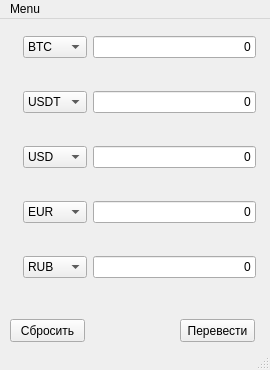
<?xml version="1.0" encoding="UTF-8"?>
<ui version="4.0">
 <class>MainWindow</class>
 <widget class="QMainWindow" name="MainWindow">
  <property name="enabled">
   <bool>true</bool>
  </property>
  <property name="geometry">
   <rect>
    <x>0</x>
    <y>0</y>
    <width>270</width>
    <height>370</height>
   </rect>
  </property>
  <property name="windowTitle">
   <string>EzConv</string>
  </property>
  <property name="windowIcon">
   <iconset theme="bitcoin">
    <normalon>../../.designer/backup/Bitcoin.svg.png</normalon>
   </iconset>
  </property>
  <widget class="QWidget" name="centralwidget">
   <property name="maximumSize">
    <size>
     <width>270</width>
     <height>329</height>
    </size>
   </property>
   <widget class="QWidget" name="gridLayoutWidget">
    <property name="geometry">
     <rect>
      <x>10</x>
      <y>-10</y>
      <width>246</width>
      <height>301</height>
     </rect>
    </property>
    <layout class="QGridLayout" name="gridLayout">
     <item row="0" column="0">
      <widget class="QLabel" name="img1">
       <property name="text">
        <string/>
       </property>
       <property name="alignment">
        <set>Qt::AlignCenter</set>
       </property>
      </widget>
     </item>
     <item row="1" column="0">
      <widget class="QLabel" name="img2">
       <property name="text">
        <string/>
       </property>
      </widget>
     </item>
     <item row="0" column="2">
      <widget class="QComboBox" name="currency1">
       <item>
        <property name="text">
         <string>BTC</string>
        </property>
       </item>
       <item>
        <property name="text">
         <string>USDT</string>
        </property>
       </item>
       <item>
        <property name="text">
         <string>USD</string>
        </property>
       </item>
       <item>
        <property name="text">
         <string>EUR</string>
        </property>
       </item>
       <item>
        <property name="text">
         <string>RUB</string>
        </property>
       </item>
       <item>
        <property name="text">
         <string>AED</string>
        </property>
       </item>
       <item>
        <property name="text">
         <string>CNY</string>
        </property>
       </item>
       <item>
        <property name="text">
         <string>JPY</string>
        </property>
       </item>
       <item>
        <property name="text">
         <string>KZT</string>
        </property>
       </item>
      </widget>
     </item>
     <item row="2" column="0">
      <widget class="QLabel" name="img3">
       <property name="text">
        <string/>
       </property>
       <property name="alignment">
        <set>Qt::AlignCenter</set>
       </property>
      </widget>
     </item>
     <item row="4" column="0">
      <widget class="QLabel" name="img5">
       <property name="text">
        <string/>
       </property>
       <property name="alignment">
        <set>Qt::AlignCenter</set>
       </property>
      </widget>
     </item>
     <item row="3" column="0">
      <widget class="QLabel" name="img4">
       <property name="text">
        <string/>
       </property>
       <property name="alignment">
        <set>Qt::AlignCenter</set>
       </property>
      </widget>
     </item>
     <item row="2" column="3">
      <widget class="QLineEdit" name="lineEdit_5">
       <property name="inputMethodHints">
        <set>Qt::ImhDigitsOnly</set>
       </property>
       <property name="text">
        <string notr="true">0</string>
       </property>
       <property name="frame">
        <bool>true</bool>
       </property>
       <property name="alignment">
        <set>Qt::AlignRight|Qt::AlignTrailing|Qt::AlignVCenter</set>
       </property>
      </widget>
     </item>
     <item row="3" column="3">
      <widget class="QLineEdit" name="lineEdit_6">
       <property name="inputMethodHints">
        <set>Qt::ImhDigitsOnly</set>
       </property>
       <property name="text">
        <string>0</string>
       </property>
       <property name="alignment">
        <set>Qt::AlignRight|Qt::AlignTrailing|Qt::AlignVCenter</set>
       </property>
      </widget>
     </item>
     <item row="4" column="3">
      <widget class="QLineEdit" name="lineEdit_7">
       <property name="inputMethodHints">
        <set>Qt::ImhDigitsOnly</set>
       </property>
       <property name="text">
        <string>0</string>
       </property>
       <property name="alignment">
        <set>Qt::AlignRight|Qt::AlignTrailing|Qt::AlignVCenter</set>
       </property>
      </widget>
     </item>
     <item row="0" column="3">
      <widget class="QLineEdit" name="lineEdit_9">
       <property name="inputMethodHints">
        <set>Qt::ImhDigitsOnly</set>
       </property>
       <property name="text">
        <string>0</string>
       </property>
       <property name="alignment">
        <set>Qt::AlignRight|Qt::AlignTrailing|Qt::AlignVCenter</set>
       </property>
      </widget>
     </item>
     <item row="1" column="3">
      <widget class="QLineEdit" name="lineEdit_8">
       <property name="contextMenuPolicy">
        <enum>Qt::DefaultContextMenu</enum>
       </property>
       <property name="autoFillBackground">
        <bool>false</bool>
       </property>
       <property name="inputMethodHints">
        <set>Qt::ImhDigitsOnly</set>
       </property>
       <property name="text">
        <string>0</string>
       </property>
       <property name="alignment">
        <set>Qt::AlignRight|Qt::AlignTrailing|Qt::AlignVCenter</set>
       </property>
      </widget>
     </item>
     <item row="1" column="2">
      <widget class="QComboBox" name="currency2">
       <item>
        <property name="text">
         <string>USDT</string>
        </property>
       </item>
       <item>
        <property name="text">
         <string>BTC</string>
        </property>
       </item>
       <item>
        <property name="text">
         <string>USD</string>
        </property>
       </item>
       <item>
        <property name="text">
         <string>EUR</string>
        </property>
       </item>
       <item>
        <property name="text">
         <string>RUB</string>
        </property>
       </item>
       <item>
        <property name="text">
         <string>AED</string>
        </property>
       </item>
       <item>
        <property name="text">
         <string>CNY</string>
        </property>
       </item>
       <item>
        <property name="text">
         <string>JPY</string>
        </property>
       </item>
       <item>
        <property name="text">
         <string>KZT</string>
        </property>
       </item>
      </widget>
     </item>
     <item row="2" column="2">
      <widget class="QComboBox" name="currency3">
       <item>
        <property name="text">
         <string>USD</string>
        </property>
       </item>
       <item>
        <property name="text">
         <string>BTC</string>
        </property>
       </item>
       <item>
        <property name="text">
         <string>USDT</string>
        </property>
       </item>
       <item>
        <property name="text">
         <string>EUR</string>
        </property>
       </item>
       <item>
        <property name="text">
         <string>RUB</string>
        </property>
       </item>
       <item>
        <property name="text">
         <string>AED</string>
        </property>
       </item>
       <item>
        <property name="text">
         <string>CNY</string>
        </property>
       </item>
       <item>
        <property name="text">
         <string>JPY</string>
        </property>
       </item>
       <item>
        <property name="text">
         <string>KZT</string>
        </property>
       </item>
      </widget>
     </item>
     <item row="3" column="2">
      <widget class="QComboBox" name="currency4">
       <item>
        <property name="text">
         <string>EUR</string>
        </property>
       </item>
       <item>
        <property name="text">
         <string>BTC</string>
        </property>
       </item>
       <item>
        <property name="text">
         <string>USDT</string>
        </property>
       </item>
       <item>
        <property name="text">
         <string>USD</string>
        </property>
       </item>
       <item>
        <property name="text">
         <string>RUB</string>
        </property>
       </item>
       <item>
        <property name="text">
         <string>AED</string>
        </property>
       </item>
       <item>
        <property name="text">
         <string>CNY</string>
        </property>
       </item>
       <item>
        <property name="text">
         <string>JPY</string>
        </property>
       </item>
       <item>
        <property name="text">
         <string>KZT</string>
        </property>
       </item>
      </widget>
     </item>
     <item row="4" column="2">
      <widget class="QComboBox" name="currency5">
       <item>
        <property name="text">
         <string>RUB</string>
        </property>
       </item>
       <item>
        <property name="text">
         <string>BTC</string>
        </property>
       </item>
       <item>
        <property name="text">
         <string>USDT</string>
        </property>
       </item>
       <item>
        <property name="text">
         <string>USD</string>
        </property>
       </item>
       <item>
        <property name="text">
         <string>EUR</string>
        </property>
       </item>
       <item>
        <property name="text">
         <string>AED</string>
        </property>
       </item>
       <item>
        <property name="text">
         <string>CNY</string>
        </property>
       </item>
       <item>
        <property name="text">
         <string>JPY</string>
        </property>
       </item>
       <item>
        <property name="text">
         <string>KZT</string>
        </property>
       </item>
      </widget>
     </item>
    </layout>
   </widget>
   <widget class="QPushButton" name="pushButton">
    <property name="geometry">
     <rect>
      <x>180</x>
      <y>300</y>
      <width>75</width>
      <height>23</height>
     </rect>
    </property>
    <property name="text">
     <string>Перевести</string>
    </property>
   </widget>
   <widget class="QPushButton" name="pushButton_2">
    <property name="geometry">
     <rect>
      <x>10</x>
      <y>300</y>
      <width>75</width>
      <height>23</height>
     </rect>
    </property>
    <property name="text">
     <string>Сбросить</string>
    </property>
   </widget>
  </widget>
  <widget class="QMenuBar" name="menubar">
   <property name="geometry">
    <rect>
     <x>0</x>
     <y>0</y>
     <width>270</width>
     <height>21</height>
    </rect>
   </property>
   <widget class="QMenu" name="menuMenu">
    <property name="title">
     <string>Menu</string>
    </property>
    <addaction name="add_curr"/>
    <addaction name="reset_curr"/>
    <addaction name="refresh_rate"/>
    <addaction name="separator"/>
    <addaction name="exit_btn"/>
   </widget>
   <addaction name="menuMenu"/>
  </widget>
  <widget class="QStatusBar" name="statusbar"/>
  <action name="add_curr">
   <property name="text">
    <string>Добавить Валюту</string>
   </property>
  </action>
  <action name="refresh_rate">
   <property name="text">
    <string>Обновить курс</string>
   </property>
   <property name="shortcut">
    <string>F5</string>
   </property>
  </action>
  <action name="exit_btn">
   <property name="text">
    <string>Выход</string>
   </property>
   <property name="shortcut">
    <string>F9</string>
   </property>
  </action>
  <action name="reset_curr">
   <property name="text">
    <string>Сбросить валюты</string>
   </property>
   <property name="shortcut">
    <string>F3</string>
   </property>
  </action>
 </widget>
 <resources/>
 <connections/>
</ui>
